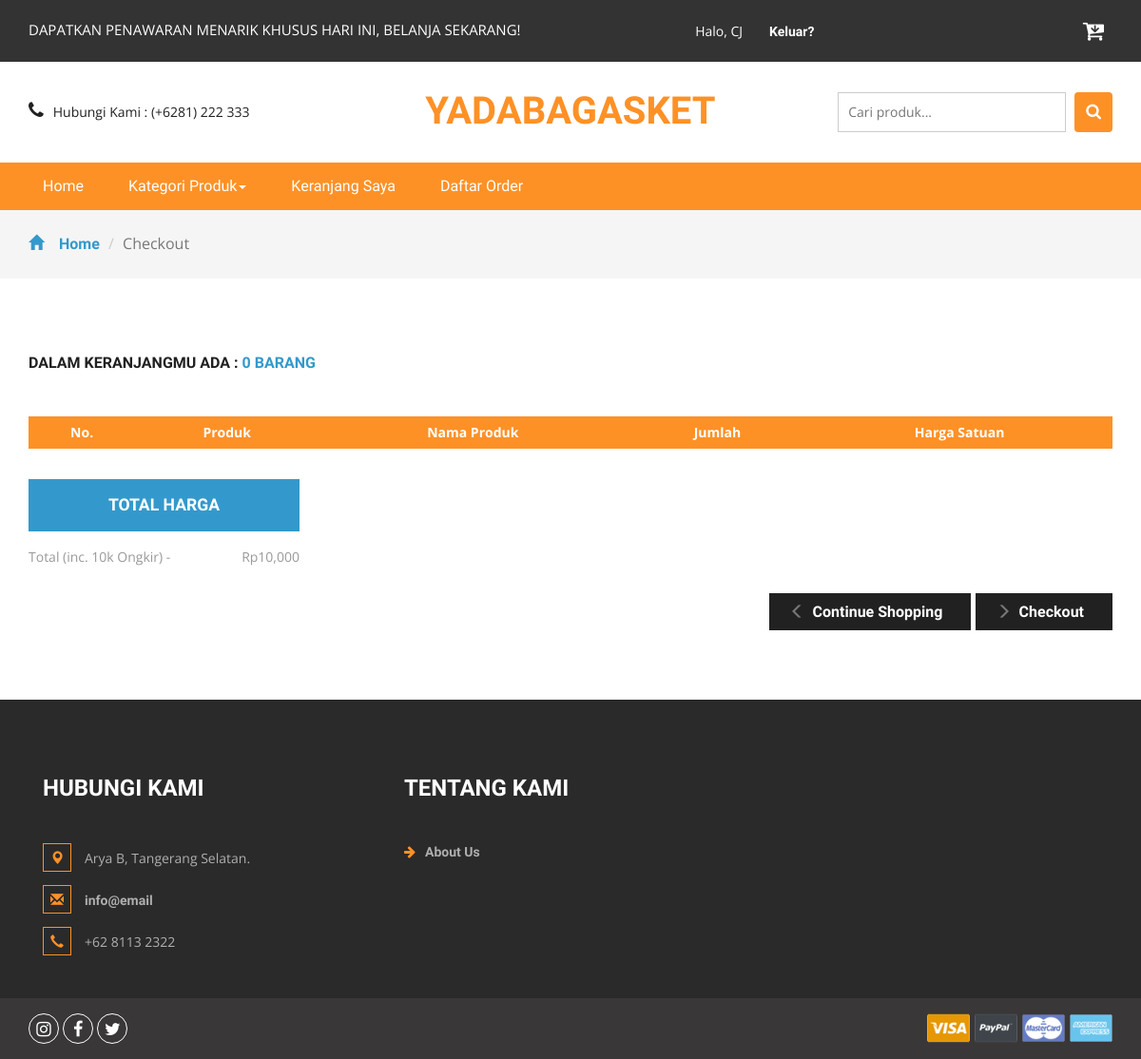
Before: /order.php?id=16S9NcPNn7n7E (signed in) with the older database file.
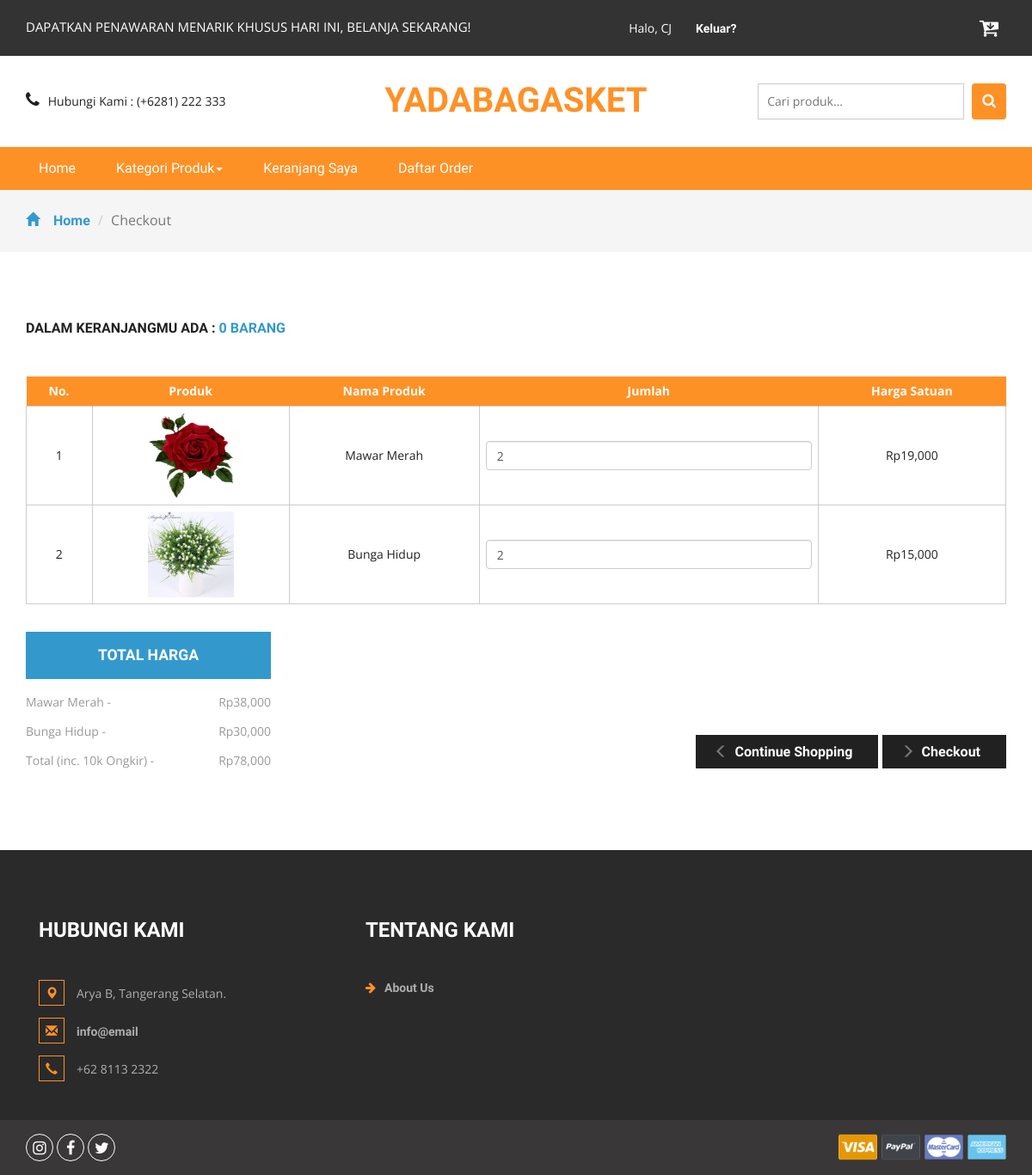
After: the same page with the newer database file.
### tables this page shows
CREATE TABLE `detailorder` (
  `detailid` int(11) NOT NULL AUTO_INCREMENT,
  `orderid` varchar(100) NOT NULL,
  `idproduk` int(11) NOT NULL,
  `qty` int(11) NOT NULL,
  PRIMARY KEY (`detailid`),
  KEY `orderid` (`orderid`),
  KEY `idproduk` (`idproduk`),
  CONSTRAINT `idproduk` FOREIGN KEY (`idproduk`) REFERENCES `produk` (`idproduk`) ON DELETE CASCADE ON UPDATE CASCADE,
  CONSTRAINT `orderid` FOREIGN KEY (`orderid`) REFERENCES `cart` (`orderid`) ON DELETE CASCADE ON UPDATE CASCADE
);

CREATE TABLE `produk` (
  `idproduk` int(11) NOT NULL AUTO_INCREMENT,
  `idkategori` int(11) NOT NULL,
  `namaproduk` varchar(30) NOT NULL,
  `gambar` varchar(100) NOT NULL,
  `deskripsi` varchar(200) NOT NULL,
  `rate` int(11) NOT NULL,
  `hargabefore` int(11) NOT NULL,
  `hargaafter` int(11) NOT NULL,
  `berat_produk` int(255) NOT NULL,
  `tgldibuat` timestamp NOT NULL DEFAULT current_timestamp(),
  PRIMARY KEY (`idproduk`),
  KEY `idkategori` (`idkategori`),
  CONSTRAINT `idkategori` FOREIGN KEY (`idkategori`) REFERENCES `kategori` (`idkategori`) ON DELETE CASCADE ON UPDATE CASCADE
);

### order.php (the view, shortened to what this page needs)
<?php
include 'dbconnect.php';
$idorder = $_GET['id'];
	$uid = $_SESSION['id'];
	$caricart = mysqli_query($conn,"select * from cart where userid='$uid' and status='Cart'");
	$fetc = mysqli_fetch_array($caricart);
	$orderidd = $fetc['orderid'];
	$itungtrans = mysqli_query($conn,"select count(detailid) as jumlahtrans from detailorder where orderid='$orderidd'");
	$itungtrans2 = mysqli_fetch_assoc($itungtrans);
	$itungtrans3 = $itungtrans2['jumlahtrans'];
?>
<!DOCTYPE html>
<html>
<head>
<link href="css/bootstrap.css" rel="stylesheet" type="text/css" media="all" />
<link href="css/style.css" rel="stylesheet" type="text/css" media="all" />
<link href="css/font-awesome.css" rel="stylesheet">
</head>
<body>
	<div class="agileits_header">
		<div class="container">
			<div class="w3l_offers">
				<p>DAPATKAN PENAWARAN MENARIK KHUSUS HARI INI, BELANJA SEKARANG!</p>
			</div>
			<div class="agile-login">
				<ul>
				<?php
				if(!isset($_SESSION['log'])){
					echo '
					<li><a href="registered.php"> Daftar</a></li>
					<li><a href="login.php">Masuk</a></li>
					';
				} else {
					if($_SESSION['role']=='Member'){
					echo '
					<li style="color:white">Halo, '.$_SESSION["name"].'
					<li><a href="logout.php">Keluar?</a></li>
					';
					} else {
					echo '
					<li style="color:white">Halo, '.$_SESSION["name"].'
					<li><a href="admin">Admin Panel</a></li>
					<li><a href="logout.php">Keluar?</a></li>
					';
					};
				}
				?>
				</ul>
			</div>
			<div class="product_list_header">
					<a href="cart.php"><button class="w3view-cart" type="submit" name="submit" value=""><i class="fa fa-cart-arrow-down" aria-hidden="true"></i></button>
					 </a>
			</div>
			<div class="clearfix"> </div>
		</div>
	</div>
	<div class="logo_products">
		<div class="container">
		<div class="w3ls_logo_products_left1">
				<ul class="phone_email">
					<li><i class="fa fa-phone" aria-hidden="true"></i>Hubungi Kami : (+6281) 222 333</li>
				</ul>
			</div>
			<div class="w3ls_logo_products_left">
				<h1><a href="index.php">Yadabagasket</a></h1>
			</div>
		<div class="w3l_search">
			<form action="search.php" method="post">
				<input type="search" name="Search" placeholder="Cari produk...">
				<button type="submit" class="btn btn-default search" aria-label="Left Align">
					<i class="fa fa-search" aria-hidden="true"> </i>
				</button>
			</form>
		</div>
			<div class="clearfix"> </div>
		</div>
	</div>
	<div class="navigation-agileits">
		<div class="container">
			<nav class="navbar navbar-default">
							<div class="collapse navbar-collapse" id="bs-megadropdown-tabs">
								<ul class="nav navbar-nav">
									<li class="active"><a href="index.php" class="act">Home</a></li>
									<li class="dropdown">
										<a href="#" class="dropdown-toggle" data-toggle="dropdown">Kategori Produk<b class="caret"></b></a>
									</li>
									<li><a href="cart.php">Keranjang Saya</a></li>
									<li><a href="daftarorder.php">Daftar Order</a></li>
								</ul>
							</div>
							</nav>
			</div>
		</div>
	<div class="breadcrumbs">
		<div class="container">
			<ol class="breadcrumb breadcrumb1">
				<li><a href="index.php"><span class="glyphicon glyphicon-home" aria-hidden="true"></span>Home</a></li>
				<li class="active">Checkout</li>
			</ol>
		</div>
	</div>
	<div class="checkout">
		<div class="container">
			<h2>Dalam keranjangmu ada : <span><?php echo $itungtrans3 ?> barang</span></h2>
			<div class="checkout-right">
				<table class="timetable_sub">
					<thead>
						<tr>
							<th>No.</th>
							<th>Produk</th>
							<th>Nama Produk</th>
							<th>Jumlah</th>
							<th>Harga Satuan</th>
						</tr>
					</thead>
					<?php
						$brg=mysqli_query($conn,"SELECT * from detailorder d, produk p where orderid='$idorder' and d.idproduk=p.idproduk order by d.idproduk ASC");
						$no=1;
						while($b=mysqli_fetch_array($brg)){
					?>
					<tr class="rem1"><form method="post">
						<td class="invert"><?php echo $no++ ?></td>
						<td class="invert"><a href="product.php?idproduk=<?php echo $b['idproduk'] ?>"><img src="<?php echo $b['gambar'] ?>" width="100px" height="100px" /></a></td>
						<td class="invert"><?php echo $b['namaproduk'] ?></td>
						<td class="invert">
							 <div class="quantity">
								<div class="quantity-select">
									<input type="number" name="jumlah" class="form-control" height="100px" value="<?php echo $b['qty'] ?>" \>
								</div>
							</div>
						</td>
						<td class="invert">Rp<?php echo number_format($b['hargaafter']) ?></td>
					</tr>
					<?php
						}
					?>
				</table>
			</div>
			<div class="checkout-left">
				<div class="checkout-left-basket">
					<h4>Total Harga</h4>
					<ul>
						<?php
						$brg=mysqli_query($conn,"SELECT * from detailorder d, produk p where orderid='$idorder' and d.idproduk=p.idproduk order by d.idproduk ASC");
						$subtotal = 10000;
						while($b=mysqli_fetch_array($brg)){
						$hrg = $b['hargaafter'];
						$qtyy = $b['qty'];
						$totalharga = $hrg * $qtyy;
						$subtotal += $totalharga
						?>
						<li><?php echo $b['namaproduk']?><i> - </i> <span>Rp<?php echo number_format($totalharga) ?> </span></li>
						<?php
						}
						?>
						<li>Total (inc. 10k Ongkir)<i> - </i> <span>Rp<?php echo number_format($subtotal) ?></span></li>
					</ul>
				</div>
				<div class="checkout-right-basket">
					<a href="index.php"><span class="glyphicon glyphicon-menu-left" aria-hidden="true"></span>Continue Shopping</a>
					<a href="checkout.php"><span class="glyphicon glyphicon-menu-right" aria-hidden="true"></span>Checkout</a>
				</div>
				<div class="clearfix"> </div>
			</div>
		</div>
	</div>
<div class="footer">
		<div class="container">
			<div class="w3_footer_grids">
				<div class="col-md-4 w3_footer_grid">
					<h3>Hubungi Kami</h3>
					<ul class="address">
						<li><i class="glyphicon glyphicon-map-marker" aria-hidden="true"></i>Arya B, Tangerang Selatan.</li>
						<li><i class="glyphicon glyphicon-envelope" aria-hidden="true"></i><a href="mailto:info@email">info@email</a></li>
						<li><i class="glyphicon glyphicon-earphone" aria-hidden="true"></i>+62 8113 2322</li>
					</ul>
				</div>
				<div class="col-md-3 w3_footer_grid">
					<h3>Tentang Kami</h3>
					<ul class="info">
						<li><i class="fa fa-arrow-right" aria-hidden="true"></i><a href="about.html">About Us</a></li>
					</ul>
				</div>
				<div class="clearfix"> </div>
			</div>
		</div>
	</div>
	<div class="footer-botm">
			<div class="container">
				<div class="w3layouts-foot">
					<ul>
						<li><a href="#" class="w3_agile_instagram"><i class="fa fa-instagram" aria-hidden="true"></i></a></li>
						<li><a href="#" class="w3_agile_facebook"><i class="fa fa-facebook" aria-hidden="true"></i></a></li>
						<li><a href="#" class="agile_twitter"><i class="fa fa-twitter" aria-hidden="true"></i></a></li>
					</ul>
				</div>
				<div class="payment-w3ls">
					<img src="images/card.png" alt=" " class="img-responsive">
				</div>
				<div class="clearfix"> </div>
			</div>
		</div>
<link href="css/skdslider.css" rel="stylesheet">
</body>
</html>

Changed rows visible on the page:
added detailorder: idproduk.gambar (picture), idproduk.namaproduk "Mawar Merah", jumlah "2", idproduk.hargaafter "19,000", totalharga "38,000"
added detailorder: idproduk.gambar (picture), idproduk.namaproduk "Bunga Hidup", jumlah "2", idproduk.hargaafter "15,000", totalharga "30,000"
Other visible differences:
$subtotal: "10,000" → "78,000"
